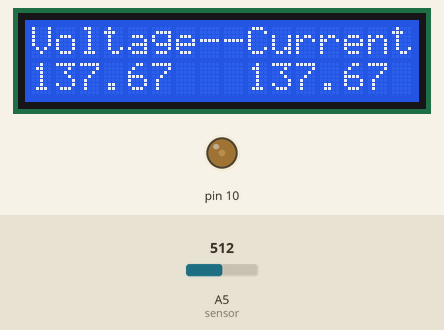
Recording of a sketch running on a simulated Arduino Uno, built with avr-gcc and run on an emulated ATmega328P. On the bench: 16×2 character LCD, output pins drawn as LEDs (lit = HIGH). The inputs (shaded band) are chosen by the test bench; at power-on: A5 (sensor) = 512. What the sketch prints to the serial monitor is not drawn.

Above: at 1.2 s.
1.3 s: A5 (sensor) set to 716
At 2.7 s:
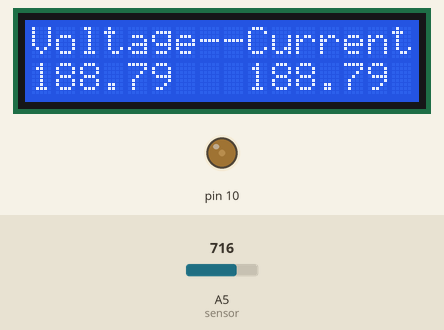
4.3 s: A5 (sensor) set to 900
At 6.0 s:
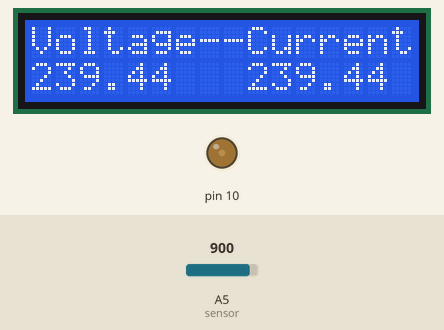
7.3 s: A5 (sensor) set to 1023
At 11.7 s:
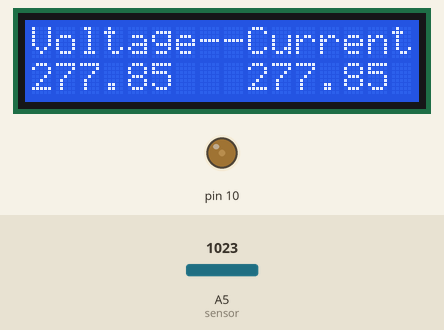
Timing chart, 0 to 13.2 s (numbered marks = the images above; inputs shaded):
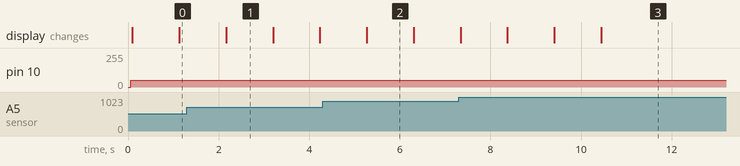

The sketch:

voltage_lcd_1.ino
```cpp
float raw_data=0,raw_data_sample,v_5,v_12,v_220;
#include <LiquidCrystal.h>
LiquidCrystal lcd(12, 11, 5, 4, 3, 2);
void setup() {
  Serial.begin(9600);
  pinMode(A5,INPUT);
   lcd.begin(16, 2);
  pinMode(10,OUTPUT);
   lcd.print("Voltage--Current");
}

void loop() {
//raw_data=analogRead(A5);
//Serial.println(raw_data);
//delay(10);
  analogWrite(10,50);//brightness
 for(int i=0;i<10;i++)
  {
    raw_data+=analogRead(A5);  //read the voltage from the sensor
    //sample2+=analogRead(A3); //read the current from sensor

    delay(2);
  }
   raw_data=raw_data/10;
   //Serial.println(raw_data);
   //Serial.println(raw_data_sample);
   delay(10);
   v_5=(5*raw_data)/900;
   v_12=(12*v_5)/5;
   v_220=(220*v_12)/12;
   Serial.println(v_220);
  //  lcd.print("Voltage");
   lcd.setCursor(0, 1);
   lcd.print(v_220);
   lcd.setCursor(9,1);
   lcd.print(v_220);
   delay(1000);
// raw_data=0;

}
```

Measured:
- what the display in image 1 shows lasts 1.0 s, from 2.2 s to 3.2 s
